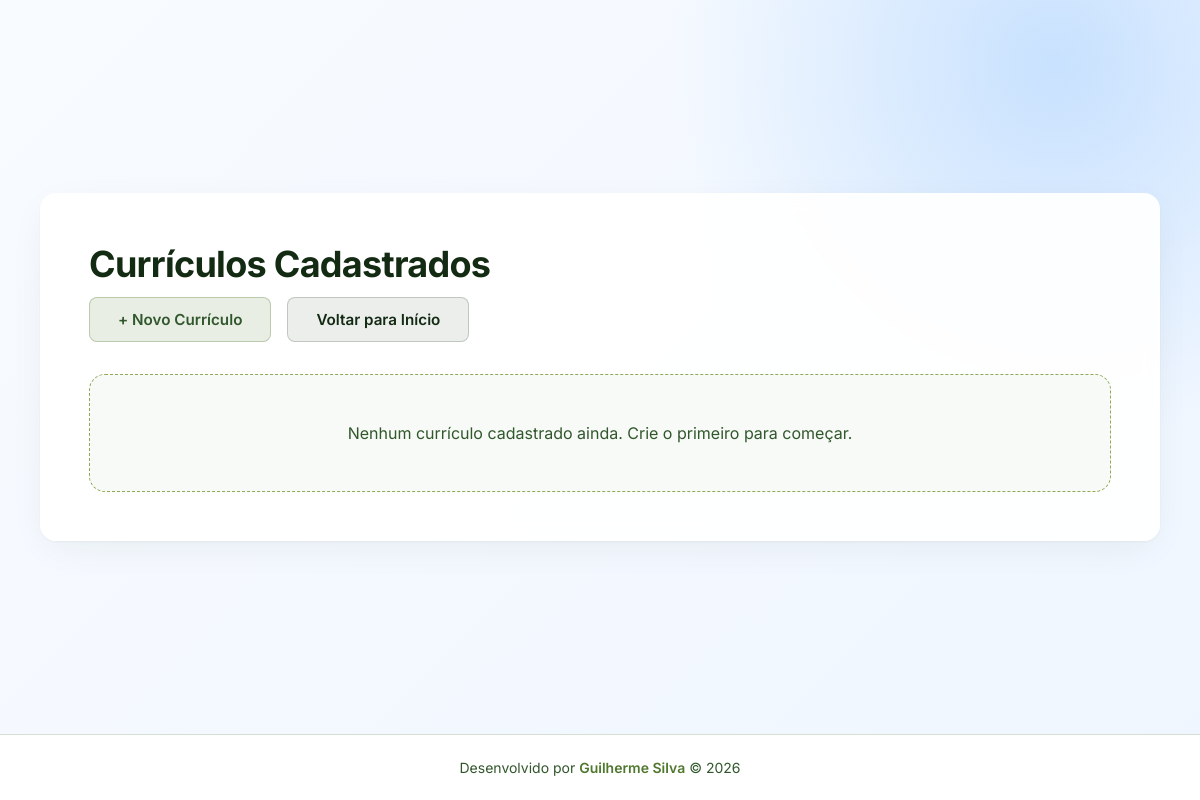
/listar.php, run on an earlier commit of the app's database.
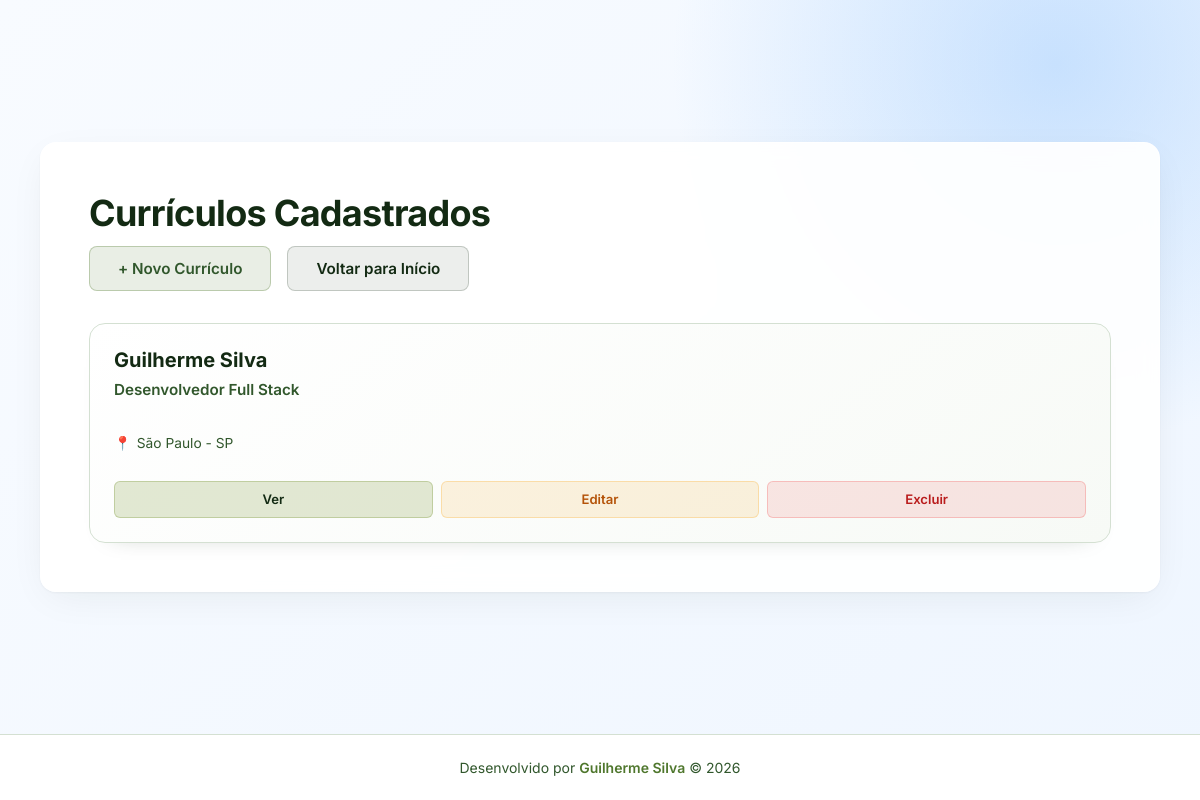
And on a later commit of the database.
### tables this page shows
CREATE TABLE dados_pessoais (
    id INT AUTO_INCREMENT PRIMARY KEY,
    nome VARCHAR(150) NOT NULL,
    cargo VARCHAR(120) NOT NULL,
    resumo TEXT,
    objetivo TEXT,
    nascimento DATE,
    cidade VARCHAR(100),
    estado VARCHAR(100),
    foto_perfil VARCHAR(255),
    created_at TIMESTAMP DEFAULT CURRENT_TIMESTAMP,
    updated_at TIMESTAMP DEFAULT CURRENT_TIMESTAMP ON UPDATE CURRENT_TIMESTAMP
);

### config/crud.php (called while the page is built, shortened)
<?php
function readAll($pdo, $table, $where = null) {
    $sql = "SELECT * FROM $table";
    return $pdo->query($sql)->fetchAll(PDO::FETCH_ASSOC);
}

### listar.php (the view, shortened to what this page needs)
<?php
require_once("config/conexao.php");
require_once("config/crud.php");
$curriculos = readAll($pdo, "dados_pessoais");
?>
<!DOCTYPE html>
<html lang="pt-BR">
<head>
    <link rel="stylesheet" href="css/style.css">
</head>
<body class="pagina-listagem">
<main>
    <section class="conteiner-app conteiner-listagem">
        <h1 class="titulo-pagina">Currículos Cadastrados</h1>
        <nav class="grupo-botoes acoes-listagem" aria-label="Ações da listagem">
            <a href="cadastrar.php" class="botao">+ Novo Currículo</a>
            <a href="index.php" class="botao botao-secundario">Voltar para Início</a>
        </nav>
        <?php if (empty($curriculos)): ?>
            <p class="estado-vazio">Nenhum currículo cadastrado ainda. Crie o primeiro para começar.</p>
        <?php else: ?>
            <section class="grade-curriculos" aria-label="Currículos cadastrados">
                <?php foreach ($curriculos as $c): ?>
                    <article class="cartao-curriculo">
                        <h2 class="cartao-titulo"><?= htmlspecialchars($c['nome']) ?></h2>
                        <p class="cartao-subtitulo"><?= htmlspecialchars($c['cargo']) ?></p>
                        <p class="cartao-localizacao">
                            <span aria-hidden="true">📍</span>
                            <?= htmlspecialchars($c['cidade'] . ' - ' . $c['estado']) ?>
                        </p>
                        <nav class="cartao-acoes" aria-label="Ações para <?= htmlspecialchars($c['nome']) ?>">
                            <a href="visualizar.php?id=<?= $c['id'] ?>" class="botao-pequeno botao-ver">Ver</a>
                            <a href="editar.php?id=<?= $c['id'] ?>" class="botao-pequeno botao-editar">Editar</a>
                            <a href="excluir.php?id=<?= $c['id'] ?>" class="botao-pequeno botao-excluir" onclick="return confirm('Tem certeza que deseja excluir este currículo?');">Excluir</a>
                        </nav>
                    </article>
                <?php endforeach; ?>
            </section>
        <?php endif; ?>
    </section>
</main>
<footer role="contentinfo">
    <p class="footer-text">Desenvolvido por <strong>Guilherme Silva</strong> &copy; 2026</p>
</footer>
</body>
</html>

What changed in the data, as far as the page shows it:
added dados_pessoais: nome "Guilherme Silva", cargo "Desenvolvedor Full Stack", cidade+estado "São Paulo - SP"
Also different on the page:
text no longer shown: "Nenhum currículo cadastrado ainda. Crie o primeiro para começar."
